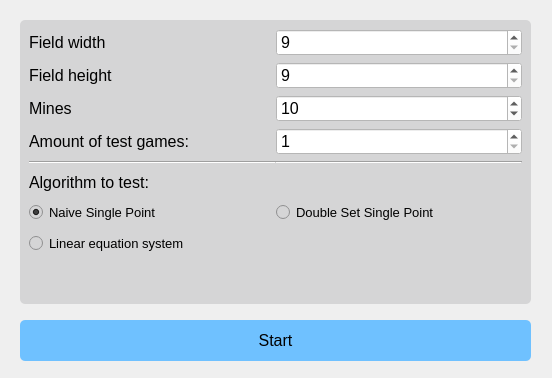
<?xml version="1.0" encoding="UTF-8"?>
<ui version="4.0">
 <class>PerformanceAnalysis</class>
 <widget class="QWidget" name="PerformanceAnalysis">
  <property name="windowModality">
   <enum>Qt::ApplicationModal</enum>
  </property>
  <property name="geometry">
   <rect>
    <x>0</x>
    <y>0</y>
    <width>552</width>
    <height>378</height>
   </rect>
  </property>
  <property name="sizePolicy">
   <sizepolicy hsizetype="Preferred" vsizetype="Preferred">
    <horstretch>0</horstretch>
    <verstretch>0</verstretch>
   </sizepolicy>
  </property>
  <property name="windowTitle">
   <string>Algorithm Performance Analysis</string>
  </property>
  <property name="windowIcon">
   <iconset resource="images.qrc">
    <normaloff>:/images/mine_logo.png</normaloff>:/images/mine_logo.png</iconset>
  </property>
  <property name="styleSheet">
   <string notr="true">background-color: rgb(64, 66, 68);

QGroupBox {
 background-color: rgb(213, 213, 214);
 color: rgb(0,0,0);
 border-radius: 5px;

}

QSpinBox{
background-color: rgb(255, 255, 255);
color: rgb(0,0,0);
}

QLabel{
background-color: rgb(213, 213, 214);
color: rgb(0,0,0);
}</string>
  </property>
  <widget class="QStackedWidget" name="stackedWidget">
   <property name="geometry">
    <rect>
     <x>10</x>
     <y>10</y>
     <width>541</width>
     <height>361</height>
    </rect>
   </property>
   <property name="currentIndex">
    <number>0</number>
   </property>
   <widget class="QWidget" name="page">
    <widget class="QGroupBox" name="groupBox">
     <property name="geometry">
      <rect>
       <x>10</x>
       <y>10</y>
       <width>511</width>
       <height>284</height>
      </rect>
     </property>
     <property name="styleSheet">
      <string notr="true">QGroupBox {
 background-color: rgb(213, 213, 214);
 color: rgb(0,0,0);
 border-radius: 5px;

}

QSpinBox{
background-color: rgb(255, 255, 255);
color: rgb(0,0,0);
}

QLabel{
background-color: rgb(213, 213, 214);
color: rgb(0,0,0);
}</string>
     </property>
     <property name="title">
      <string/>
     </property>
     <layout class="QGridLayout" name="gridLayout_2">
      <item row="0" column="0">
       <layout class="QGridLayout" name="gridLayout_4" rowstretch="0,0,0,0,0,0,0,0,0,0" columnstretch="0,0">
        <property name="horizontalSpacing">
         <number>0</number>
        </property>
        <item row="2" column="0">
         <widget class="QLabel" name="label_3">
          <property name="font">
           <font>
            <pointsize>12</pointsize>
           </font>
          </property>
          <property name="text">
           <string>Mines</string>
          </property>
         </widget>
        </item>
        <item row="6" column="0">
         <widget class="QRadioButton" name="radioButton_naiveSinglePoint">
          <property name="sizePolicy">
           <sizepolicy hsizetype="Expanding" vsizetype="Expanding">
            <horstretch>0</horstretch>
            <verstretch>0</verstretch>
           </sizepolicy>
          </property>
          <property name="font">
           <font>
            <pointsize>10</pointsize>
           </font>
          </property>
          <property name="styleSheet">
           <string notr="true">color: black;background-color: rgb(213, 213, 214);</string>
          </property>
          <property name="text">
           <string>Naive Single Point</string>
          </property>
          <property name="checked">
           <bool>true</bool>
          </property>
         </widget>
        </item>
        <item row="5" column="0">
         <widget class="QLabel" name="label_4">
          <property name="sizePolicy">
           <sizepolicy hsizetype="Expanding" vsizetype="Expanding">
            <horstretch>0</horstretch>
            <verstretch>0</verstretch>
           </sizepolicy>
          </property>
          <property name="font">
           <font>
            <pointsize>12</pointsize>
           </font>
          </property>
          <property name="styleSheet">
           <string notr="true">color: black;background-color: rgb(213, 213, 214);</string>
          </property>
          <property name="text">
           <string>Algorithm to test:</string>
          </property>
         </widget>
        </item>
        <item row="8" column="0">
         <widget class="QRadioButton" name="radioButton_linear">
          <property name="sizePolicy">
           <sizepolicy hsizetype="Expanding" vsizetype="Expanding">
            <horstretch>0</horstretch>
            <verstretch>0</verstretch>
           </sizepolicy>
          </property>
          <property name="font">
           <font>
            <pointsize>10</pointsize>
           </font>
          </property>
          <property name="styleSheet">
           <string notr="true">color: black;background-color: rgb(213, 213, 214);</string>
          </property>
          <property name="text">
           <string>Linear equation system</string>
          </property>
         </widget>
        </item>
        <item row="4" column="0">
         <widget class="Line" name="line">
          <property name="orientation">
           <enum>Qt::Horizontal</enum>
          </property>
         </widget>
        </item>
        <item row="4" column="1">
         <widget class="Line" name="line_2">
          <property name="orientation">
           <enum>Qt::Horizontal</enum>
          </property>
         </widget>
        </item>
        <item row="0" column="0">
         <widget class="QLabel" name="label">
          <property name="font">
           <font>
            <pointsize>12</pointsize>
           </font>
          </property>
          <property name="styleSheet">
           <string notr="true"/>
          </property>
          <property name="text">
           <string>Field width</string>
          </property>
         </widget>
        </item>
        <item row="2" column="1">
         <widget class="QSpinBox" name="spinBox_mineAmount">
          <property name="font">
           <font>
            <pointsize>12</pointsize>
           </font>
          </property>
          <property name="minimum">
           <number>0</number>
          </property>
          <property name="maximum">
           <number>667</number>
          </property>
          <property name="value">
           <number>10</number>
          </property>
         </widget>
        </item>
        <item row="3" column="0">
         <widget class="QLabel" name="label_5">
          <property name="font">
           <font>
            <pointsize>12</pointsize>
           </font>
          </property>
          <property name="text">
           <string>Amount of test games:</string>
          </property>
         </widget>
        </item>
        <item row="3" column="1">
         <widget class="QSpinBox" name="spinBox_amountOfTestgames">
          <property name="font">
           <font>
            <pointsize>12</pointsize>
           </font>
          </property>
          <property name="minimum">
           <number>1</number>
          </property>
          <property name="maximum">
           <number>10000000</number>
          </property>
         </widget>
        </item>
        <item row="6" column="1">
         <widget class="QRadioButton" name="radioButton_doubleSetSinglePoint">
          <property name="sizePolicy">
           <sizepolicy hsizetype="Expanding" vsizetype="Expanding">
            <horstretch>0</horstretch>
            <verstretch>0</verstretch>
           </sizepolicy>
          </property>
          <property name="font">
           <font>
            <pointsize>10</pointsize>
           </font>
          </property>
          <property name="styleSheet">
           <string notr="true">color: black;background-color: rgb(213, 213, 214);</string>
          </property>
          <property name="text">
           <string>Double Set Single Point</string>
          </property>
          <property name="checked">
           <bool>false</bool>
          </property>
         </widget>
        </item>
        <item row="0" column="1">
         <widget class="QSpinBox" name="spinBox_fieldWidth">
          <property name="font">
           <font>
            <pointsize>12</pointsize>
           </font>
          </property>
          <property name="styleSheet">
           <string notr="true"/>
          </property>
          <property name="minimum">
           <number>9</number>
          </property>
          <property name="maximum">
           <number>50</number>
          </property>
         </widget>
        </item>
        <item row="1" column="0">
         <widget class="QLabel" name="label_2">
          <property name="font">
           <font>
            <pointsize>12</pointsize>
           </font>
          </property>
          <property name="text">
           <string>Field height</string>
          </property>
         </widget>
        </item>
        <item row="1" column="1">
         <widget class="QSpinBox" name="spinBox_fieldHeight">
          <property name="font">
           <font>
            <pointsize>12</pointsize>
           </font>
          </property>
          <property name="minimum">
           <number>9</number>
          </property>
          <property name="maximum">
           <number>50</number>
          </property>
         </widget>
        </item>
        <item row="9" column="0">
         <spacer name="verticalSpacer_3">
          <property name="orientation">
           <enum>Qt::Vertical</enum>
          </property>
          <property name="sizeHint" stdset="0">
           <size>
            <width>20</width>
            <height>40</height>
           </size>
          </property>
         </spacer>
        </item>
       </layout>
      </item>
     </layout>
    </widget>
    <widget class="QToolButton" name="button_StartPerformanceTest">
     <property name="geometry">
      <rect>
       <x>10</x>
       <y>310</y>
       <width>511</width>
       <height>41</height>
      </rect>
     </property>
     <property name="font">
      <font>
       <pointsize>12</pointsize>
      </font>
     </property>
     <property name="styleSheet">
      <string notr="true">background-color: rgb(111, 193, 255);  border-radius: 5px;</string>
     </property>
     <property name="text">
      <string>Start</string>
     </property>
    </widget>
   </widget>
   <widget class="QWidget" name="page_3">
    <widget class="QGroupBox" name="groupBox_3">
     <property name="geometry">
      <rect>
       <x>10</x>
       <y>39</y>
       <width>511</width>
       <height>284</height>
      </rect>
     </property>
     <property name="styleSheet">
      <string notr="true">QGroupBox {
 background-color: rgb(213, 213, 214);
 color: rgb(0,0,0);
 border-radius: 5px;

}

QSpinBox{
background-color: rgb(255, 255, 255);
color: rgb(0,0,0);
}

QLabel{
background-color: rgb(213, 213, 214);
color: rgb(0,0,0);
}</string>
     </property>
     <property name="title">
      <string/>
     </property>
     <layout class="QGridLayout" name="gridLayout_5">
      <item row="3" column="0">
       <spacer name="verticalSpacer">
        <property name="orientation">
         <enum>Qt::Vertical</enum>
        </property>
        <property name="sizeHint" stdset="0">
         <size>
          <width>20</width>
          <height>40</height>
         </size>
        </property>
       </spacer>
      </item>
      <item row="1" column="0">
       <widget class="QProgressBar" name="progressBar">
        <property name="value">
         <number>24</number>
        </property>
       </widget>
      </item>
      <item row="2" column="0">
       <widget class="QLabel" name="label_6">
        <property name="font">
         <font>
          <pointsize>12</pointsize>
         </font>
        </property>
        <property name="text">
         <string>Please wait ...</string>
        </property>
        <property name="alignment">
         <set>Qt::AlignCenter</set>
        </property>
       </widget>
      </item>
      <item row="0" column="0">
       <spacer name="verticalSpacer_2">
        <property name="orientation">
         <enum>Qt::Vertical</enum>
        </property>
        <property name="sizeHint" stdset="0">
         <size>
          <width>20</width>
          <height>40</height>
         </size>
        </property>
       </spacer>
      </item>
     </layout>
    </widget>
   </widget>
   <widget class="QWidget" name="page_2">
    <widget class="QGroupBox" name="groupBox_Result">
     <property name="geometry">
      <rect>
       <x>10</x>
       <y>10</y>
       <width>511</width>
       <height>284</height>
      </rect>
     </property>
     <property name="styleSheet">
      <string notr="true">QGroupBox {
 background-color: rgb(213, 213, 214);
 color: rgb(0,0,0);
 border-radius: 5px;

}

QSpinBox{
background-color: rgb(255, 255, 255);
color: rgb(0,0,0);
}

QLabel{
background-color: rgb(213, 213, 214);
color: rgb(0,0,0);
}</string>
     </property>
     <property name="title">
      <string/>
     </property>
     <layout class="QGridLayout" name="gridLayout_3">
      <item row="0" column="0">
       <layout class="QGridLayout" name="gridLayout">
        <item row="2" column="1">
         <widget class="QLabel" name="label_winRate">
          <property name="text">
           <string/>
          </property>
         </widget>
        </item>
        <item row="2" column="0">
         <widget class="QLabel" name="label_11">
          <property name="text">
           <string>Win Rate:</string>
          </property>
         </widget>
        </item>
        <item row="0" column="0">
         <widget class="QLabel" name="label_9">
          <property name="text">
           <string>Games won:</string>
          </property>
         </widget>
        </item>
        <item row="0" column="1">
         <widget class="QLabel" name="label_gamesWon">
          <property name="text">
           <string/>
          </property>
         </widget>
        </item>
        <item row="1" column="0">
         <widget class="QLabel" name="label_7">
          <property name="text">
           <string>Games lost:</string>
          </property>
         </widget>
        </item>
        <item row="1" column="1">
         <widget class="QLabel" name="label_gamesLost">
          <property name="text">
           <string/>
          </property>
         </widget>
        </item>
       </layout>
      </item>
     </layout>
    </widget>
    <widget class="QToolButton" name="button_Back">
     <property name="geometry">
      <rect>
       <x>10</x>
       <y>310</y>
       <width>511</width>
       <height>41</height>
      </rect>
     </property>
     <property name="font">
      <font>
       <pointsize>12</pointsize>
      </font>
     </property>
     <property name="styleSheet">
      <string notr="true">background-color: rgb(111, 193, 255);  border-radius: 5px;</string>
     </property>
     <property name="text">
      <string>Zurück</string>
     </property>
    </widget>
   </widget>
  </widget>
 </widget>
 <resources>
  <include location="images.qrc"/>
 </resources>
 <connections/>
</ui>
